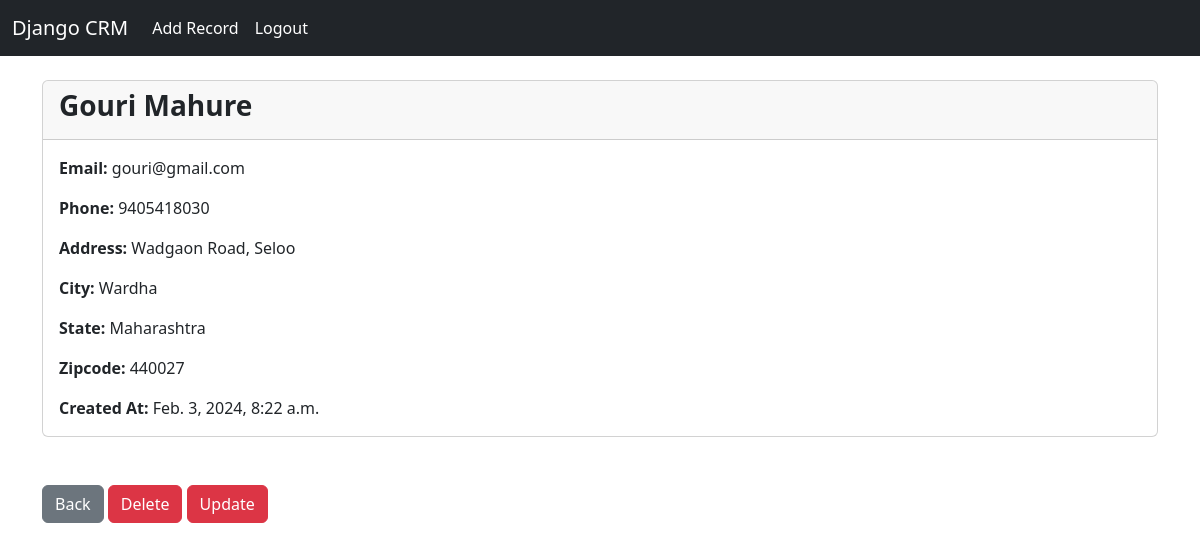
Screenshot of /record/3 (signed in) with the database file from the repository.
### website/models.py (models this page shows, shortened)
class Records(models.Model):
    created_at = models.DateTimeField(auto_now_add = True)
    first_name = models.CharField(max_length = 50)
    last_name = models.CharField(max_length = 50)
    email = models.CharField(max_length = 100)
    phone = models.CharField(max_length = 15)
    address = models.CharField(max_length = 100)
    city = models.CharField(max_length = 50)
    state = models.CharField(max_length = 50)
    zipcode = models.CharField(max_length = 20)
    class Meta:
        verbose_name_plural = "Record"

### website/views.py (the view)
# urls.py: path('record/<int:pk>', views.user_record, name = 'record'),
def user_record(request, pk):
    if request.user.is_authenticated:
        user_record = Records.objects.get(id=pk)
        return render(request, 'record.html', {'user_record':user_record})
    else:
        messages.success(request, "You must be logged in to view that page...")
        return redirect('home')

### website/templates/record.html
{% extends 'base.html' %} {% block content %}
<div class="card">
  <div class="card-header">
    <h3>
      <strong>{{user_record.first_name}} {{user_record.last_name}}</strong>
    </h3>
  </div>
  <div class="card-body">
    <p class="card-text"><strong>Email: </strong>{{user_record.email}}</p>
    <p class="card-text"><strong>Phone: </strong>{{user_record.phone}}</p>
    <p class="card-text"><strong>Address: </strong>{{user_record.address}}</p>
    <p class="card-text"><strong>City: </strong>{{user_record.city}}</p>
    <p class="card-text"><strong>State: </strong>{{user_record.state}}</p>
    <p class="card-text"><strong>Zipcode: </strong>{{user_record.zipcode}}</p>
    <p class="card-text">
      <strong>Created At: </strong>{{user_record.created_at}}
    </p>
  </div>
</div>
<br /><br />
<a href="{% url 'home' %}" class="btn btn-secondary">Back</a>
<a href="{% url 'delete_record' user_record.id %}" class="btn btn-danger"
  >Delete</a
>
<a href="{% url 'update_record' user_record.id %}" class="btn btn-danger"
  >Update</a
>
{% endblock content %}

### rows the page displays
Records: first_name "Gouri", last_name "Mahure", email "gouri@gmail.com", phone "9405418030", address "Wadgaon Road, Seloo", city "Wardha", state "Maharashtra", zipcode "440027", created_at "Feb. 3, 2024, 8:22 a.m."
